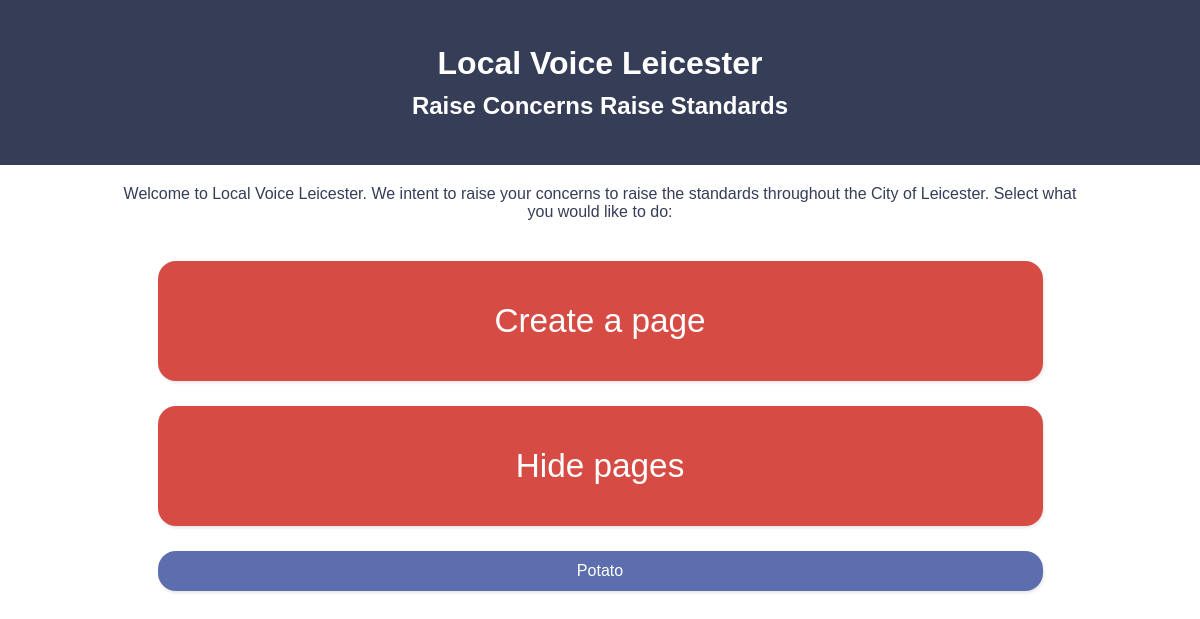
Page /all_pages on the earlier database version.
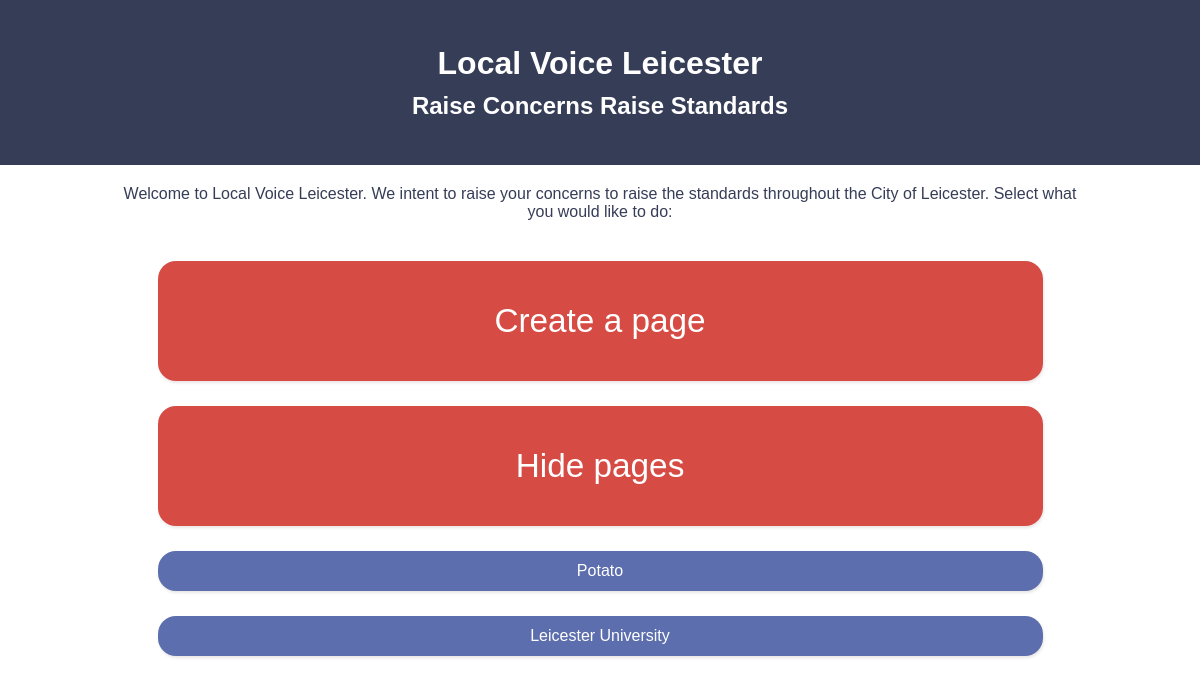
Same page on the later database version.
### code/main.py (models this page shows)
class Page(db.Model):
    name = db.Column(db.String, primary_key=True)
    description = db.Column(db.String)

### code/main.py (the view)
@app.route("/all_pages", methods=["GET"])
def site_all_page_viewing():
    pages = Page.query.all()
    page_names = [(page.name.title(), page.name.replace(" ", "-").lower()) for page in pages]
    return render_template("all_pages.html", page_names=page_names)

### code/templates/all_pages.html (shortened to what this page needs)
<html lang="en">
<head>
    <link rel="stylesheet" type="text/css" href="/static/styles.css">
</head>
<body>
    <header>
        <h1> Local Voice Leicester </h1>
        <h2> Raise Concerns Raise Standards </h2>
    </header>
    <main>
        <article class="blurb">
            <p> Welcome to Local Voice Leicester.
                We intent to raise your concerns to raise the standards throughout the City of Leicester.
                Select what you would like to do:
            </p>
        </article>
        <section class="menu-btn-section">
            <a href="/page_creation">
                <button class="menu-btn"> Create a page </button>
            </a>
        </section>
        <section class="menu-btn-section">
            <a href="/">
                <button class="menu-btn"> Hide pages </button>
            </a>
        </section>
        {% for page in page_names %}
        <section class="menu-btn-section">
            <a href="/pages/{{page[1]}}?return_to_index=true">
                <button class="small-menu-btn"> {{page[0]}} </button>
            </a>
        </section>
        {% endfor %}
    </main>
</body>
</html>
</body>
</html>

Differences in the rows shown:
added Page: name "Leicester University"
